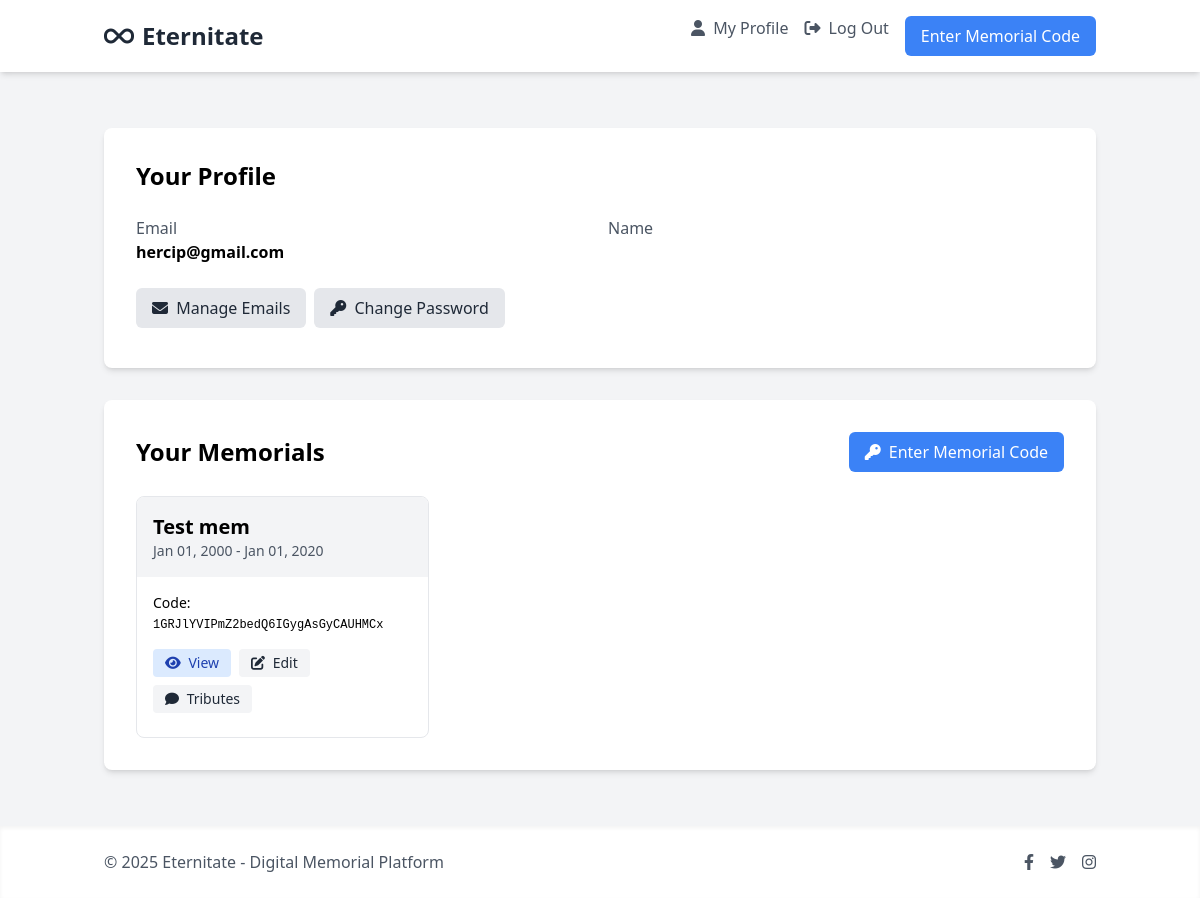
/accounts/profile/ (signed in), run on an earlier commit of the app's database.
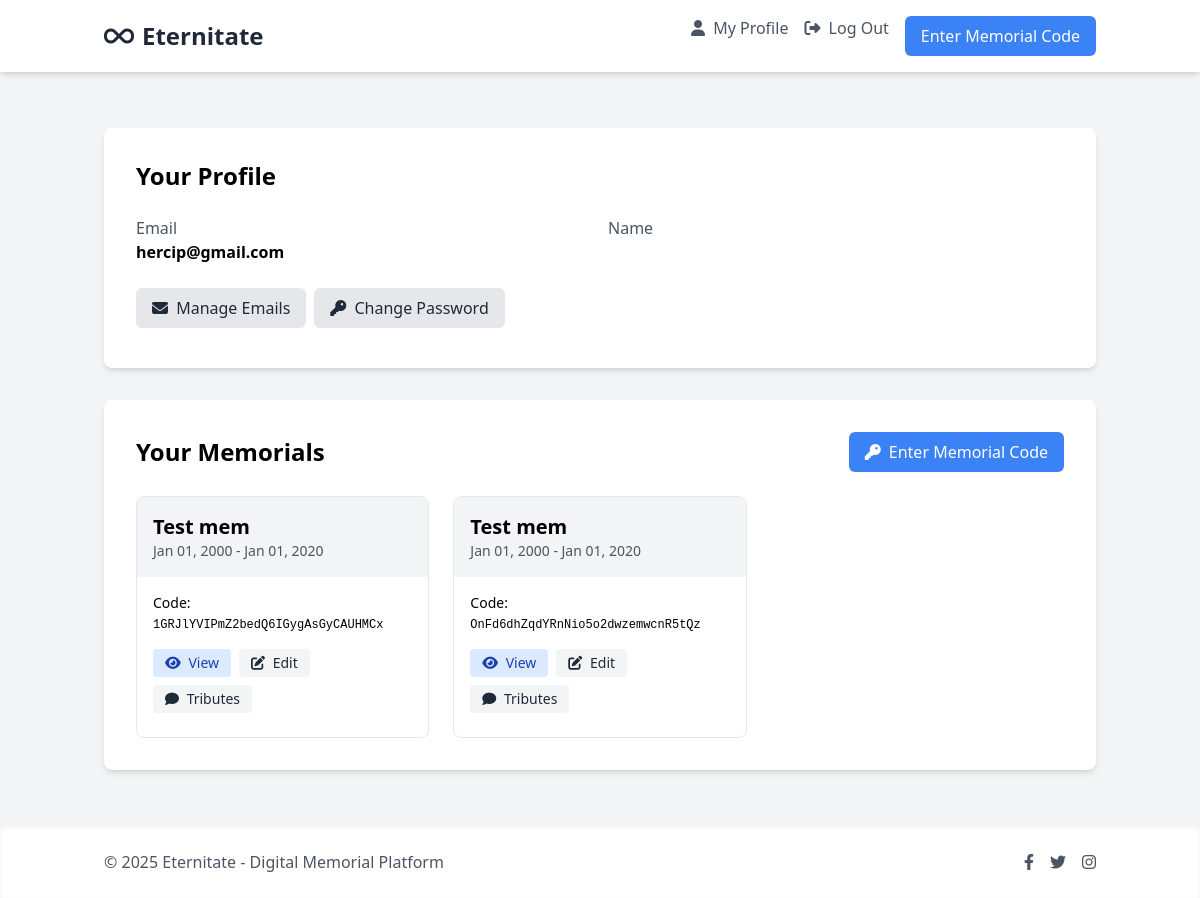
And on a later commit of the database.
### memorials/models.py (models this page shows, shortened)
class Memorial(models.Model):
    owner = models.ForeignKey(User, related_name='memorials', on_delete=models.CASCADE)
    profile_code = models.OneToOneField(ProfileCode, on_delete=models.CASCADE, related_name='memorial')
    full_name = models.CharField(max_length=255)
    birth_date = models.DateField(null=True, blank=True)
    death_date = models.DateField(null=True, blank=True)
    biography = models.TextField(blank=True)
    allow_tributes = models.BooleanField(default=True)
    created_at = models.DateTimeField(auto_now_add=True)
    updated_at = models.DateTimeField(auto_now=True)

class ProfileCode(models.Model):
    code = models.CharField(max_length=32, unique=True)
    is_claimed = models.BooleanField(default=False)
    created_at = models.DateTimeField(auto_now_add=True)

### accounts/views.py (the view)
# urls.py: path('profile/', views.profile_view, name='profile'),
@login_required
def profile_view(request):
    user_memorials = Memorial.objects.filter(owner=request.user)
    context = {
        'user': request.user,
        'memorials': user_memorials,
    }
    return render(request, 'accounts/profile.html', context)

### templates/accounts/profile.html (shortened to what this page needs)
{% extends 'base.html' %}
{% load i18n %}
{% block content %}
<div class="container mx-auto py-8 fade-in">
    <div class="bg-white rounded-lg shadow-md p-8 mb-8">
        <h1 class="text-2xl font-bold mb-6">{% trans "Your Profile" %}</h1>
        <div class="grid grid-cols-1 md:grid-cols-2 gap-4 mb-6">
            <div>
                <p class="text-gray-600">{% trans "Email" %}</p>
                <p class="font-semibold">{{ user.email }}</p>
            </div>
            <div>
                <p class="text-gray-600">{% trans "Name" %}</p>
            </div>
        </div>
        <div class="flex flex-wrap">
            <a href="{% url 'account_email' %}" class="bg-gray-200 hover:bg-gray-300 text-gray-800 rounded-md px-4 py-2 mr-2 mb-2 transition">
                <i class="fas fa-envelope mr-1"></i> {% trans "Manage Emails" %}
            </a>
            <a href="{% url 'account_change_password' %}" class="bg-gray-200 hover:bg-gray-300 text-gray-800 rounded-md px-4 py-2 mr-2 mb-2 transition">
                <i class="fas fa-key mr-1"></i> {% trans "Change Password" %}
            </a>
        </div>
    </div>
    <div class="bg-white rounded-lg shadow-md p-8">
        <div class="flex justify-between items-center mb-6">
            <h2 class="text-2xl font-bold">{% trans "Your Memorials" %}</h2>
            <a href="{% url 'memorials:enter_code' %}" class="bg-blue-500 hover:bg-blue-600 text-white px-4 py-2 rounded-md transition inline-block">
                <i class="fas fa-key mr-1"></i> {% trans "Enter Memorial Code" %}
            </a>
        </div>
        {% if memorials %}
            <div class="grid grid-cols-1 md:grid-cols-2 lg:grid-cols-3 gap-6">
                {% for memorial in memorials %}
                    <div class="border rounded-lg overflow-hidden transition hover:shadow-lg">
                        <div class="bg-gray-100 p-4">
                            <h3 class="text-xl font-semibold truncate">{{ memorial.full_name }}</h3>
                            <p class="text-sm text-gray-600">
                                {% if memorial.birth_date %}{{ memorial.birth_date|date:"M d, Y" }}{% else %}—{% endif %} -
                                {% if memorial.death_date %}{{ memorial.death_date|date:"M d, Y" }}{% else %}—{% endif %}
                            </p>
                        </div>
                        <div class="p-4">
                            <div class="text-sm mb-4">
                                <span class="font-medium">{% trans "Code" %}:</span>
                                <span class="font-mono text-xs">{{ memorial.profile_code.code }}</span>
                            </div>
                            <div class="flex flex-wrap">
                                <a href="{% url 'memorials:memorial_detail' code=memorial.profile_code.code %}" class="bg-blue-100 hover:bg-blue-200 text-blue-800 text-sm rounded px-3 py-1 mr-2 mb-2">
                                    <i class="fas fa-eye mr-1"></i> {% trans "View" %}
                                </a>
                                <a href="{% url 'memorials:edit_memorial' code=memorial.profile_code.code %}" class="bg-gray-100 hover:bg-gray-200 text-gray-800 text-sm rounded px-3 py-1 mr-2 mb-2">
                                    <i class="fas fa-edit mr-1"></i> {% trans "Edit" %}
                                </a>
                                <a href="{% url 'memorials:manage_tributes' code=memorial.profile_code.code %}" class="bg-gray-100 hover:bg-gray-200 text-gray-800 text-sm rounded px-3 py-1 mb-2">
                                    <i class="fas fa-comment mr-1"></i> {% trans "Tributes" %}
                                </a>
                            </div>
                        </div>
                    </div>
                {% endfor %}
            </div>
        {% endif %}
    </div>
</div>
{% endblock %}

What changed in the data, as far as the page shows it:
added Memorial: full_name "Test mem", birth_date "Jan 01, 2000", death_date "Jan 01, 2020", profile_code.code "OnFd6dhZqdYRnNio5o2dwzemwcnR5tQz"
